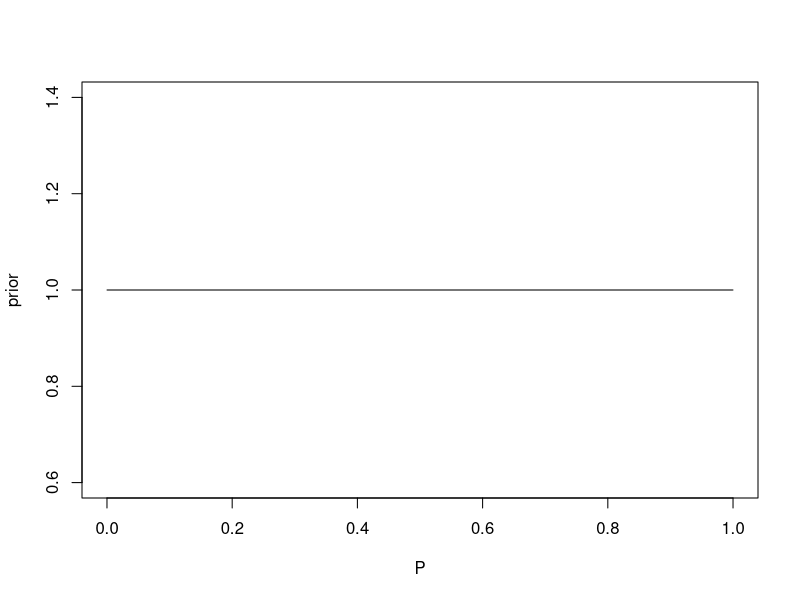
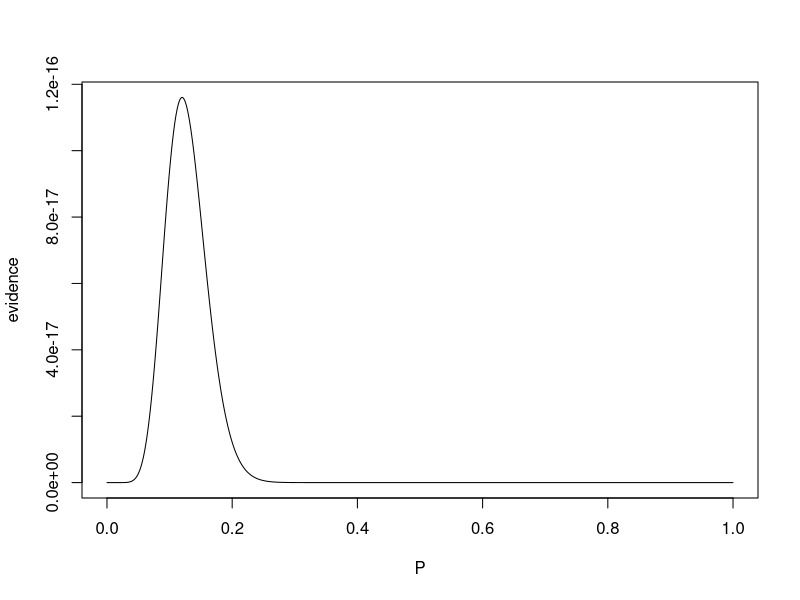
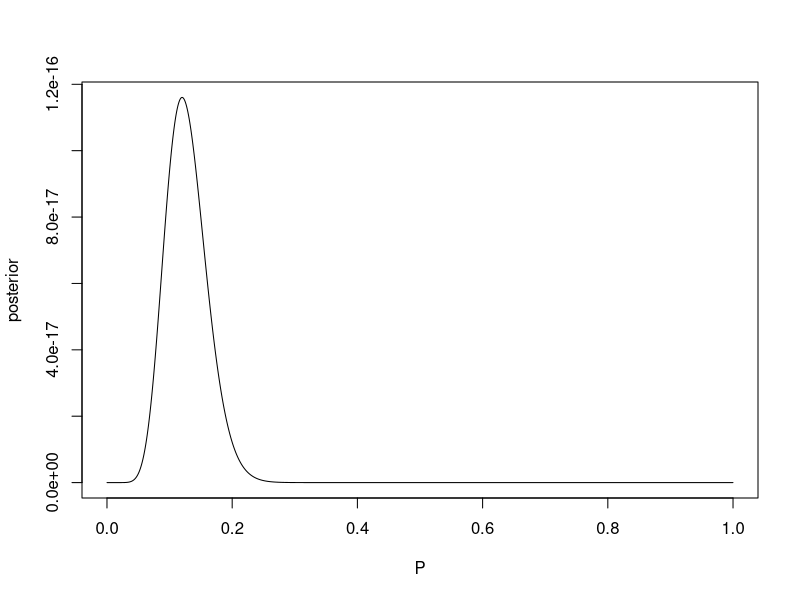
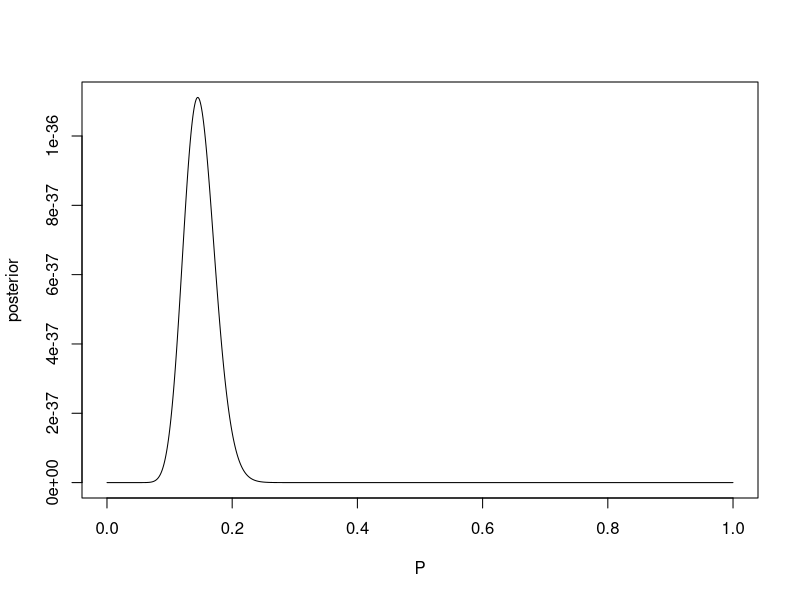
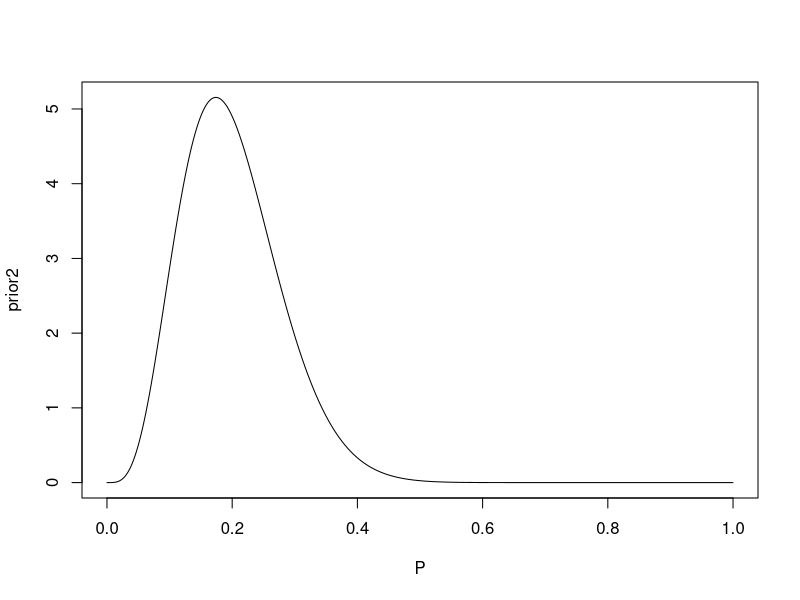
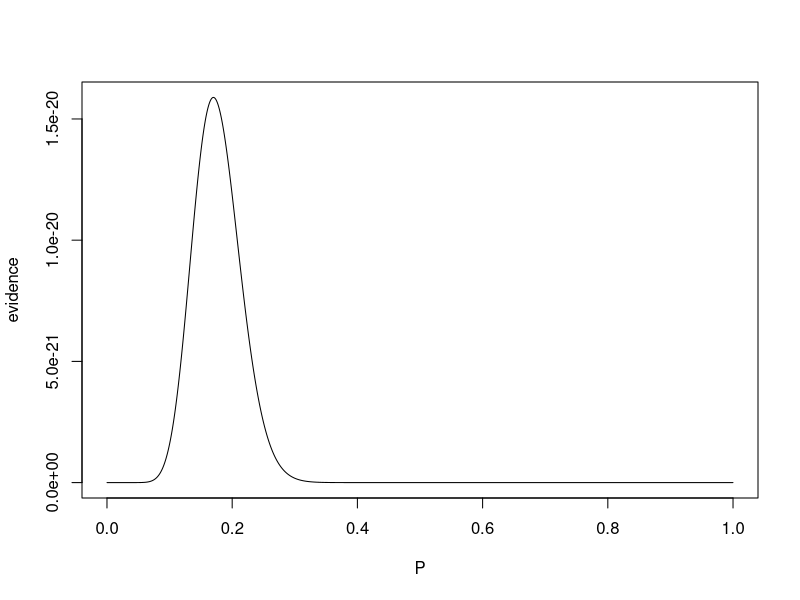
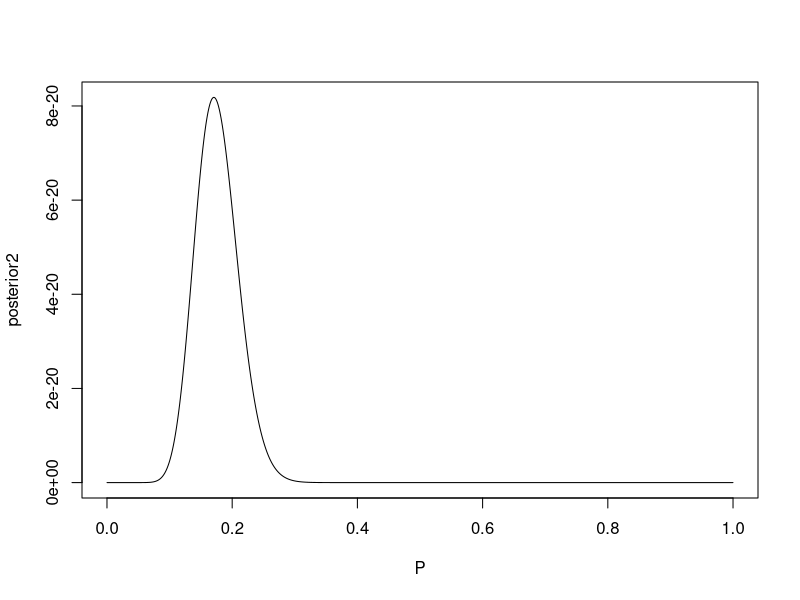
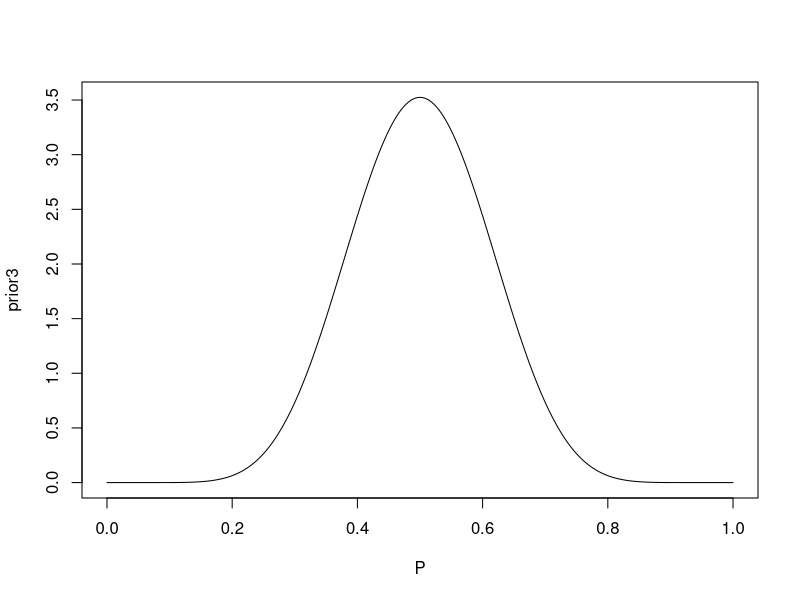

Generate these figures, in order, with R:
N <- 100
P <- seq(0.0001, 0.9999, length.out = 1000)
prior <- dbeta(P, 1,1, log = FALSE) # very non informative, gives little weight to every possible value
plot(P,prior, type = "l")

dice <- 1:6
result <- sample(dice, size= N, replace = TRUE)
n <- sum(result==1)
evidence <- P^n*(1-P)^(N-n)
plot(P, evidence, type = "l")

posterior <- prior *  evidence
plot(P, posterior, type = "l")

result <- sample(dice, size= N, replace = TRUE)
n <- sum(result==1)
evidence <- P^n*(1-P)^(N-n)

posterior <- posterior *  evidence #update belief
plot(P, posterior, type = "l")

N <- 100
P <- seq(0.0001, 0.9999, length.out = 1000)
prior2 <- dbeta(P, 5,20, log = FALSE) # more informative
plot(P,prior2, type = "l")
evidence <- P^n*(1-P)^(N-n)
plot(P, evidence, type = "l")

posterior2 <- prior2 *  evidence
plot(P, posterior2, type = "l")

N <- 100
P <- seq(0.0001, 0.9999, length.out = 1000)

prior3 <- dbeta(P, 10, 10, log = FALSE) # more informative
plot(P,prior3, type = "l")
evidence <- P^n*(1-P)^(N-n)
plot(P, evidence, type = "l")

posterior3 <- prior3 *  evidence
plot(P, posterior3, type = "l")

posterior3up <- posterior3 *  evidence
plot(P, posterior3up, type = "l")


posterior <- posterior/sum(posterior) #normalizing to get probability distribution
cumulative <- cumsum(posterior)
plot(P, posterior, type = "l")

#0.95 confidence region
lower <- P[max(which(cumulative < 0.025))]
upper <- P[min(which(cumulative > 1- 0.025))]
plot(P, posterior, type = "l")
abline(v=lower, col = "red")
abline(v=upper, col = "red")


